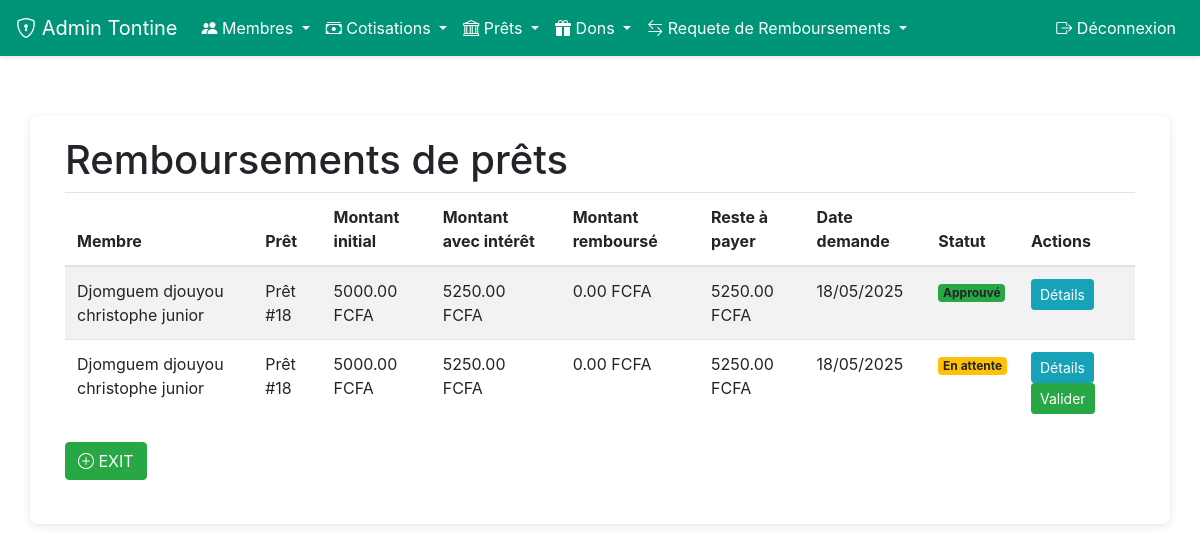
Page /admin-tontine/remboursements-pret/ (signed in) on the committed database.
### application/models.py (models this page shows, shortened)
class Remboursement(models.Model):
    STATUTS = [
        ('P', 'En attente'),
        ('A', 'Approuvé'),
        ('R', 'Rejeté')
    ]
    TYPE_REMBOURSEMENT = [
        ('COT', 'Cotisation'),
        ('PRET', 'Prêt')
    ]
    membre = models.ForeignKey(User, on_delete=models.CASCADE)
    cotisation = models.ForeignKey(Cotisation, on_delete=models.SET_NULL, null=True, blank=True)
    pret = models.ForeignKey(Pret, on_delete=models.SET_NULL, null=True, blank=True)
    montant = models.DecimalField(max_digits=10, decimal_places=2)
    date_demande = models.DateField(auto_now_add=True)
    date_validation = models.DateField(null=True, blank=True)
    statut = models.CharField(max_length=1, choices=STATUTS, default='P')
    type_remboursement = models.CharField(max_length=4, choices=TYPE_REMBOURSEMENT, default='COT')
    commentaire = models.TextField(blank=True, null=True)

class Pret(models.Model):
    STATUT_CHOICES = [
        ('DEM', 'Demande en cours'),
        ('ACC', 'Accepté'),
        ('REF', 'Refusé'),
        ('REM', 'Remboursé')
    ]
    PERIODE_REMBOURSEMENT = [
        ('1M', '1 mois'),
        ('3M', '3 mois'),
        ('6M', '6 mois'),
        ('1A', '1 an')
    ]
    emprunteur = models.ForeignKey(User, on_delete=models.CASCADE, related_name='prets')
    cotisation = models.ForeignKey(Cotisation, on_delete=models.SET_NULL, null=True, blank=True)
    montant = models.DecimalField(max_digits=12, decimal_places=2)
    montant_a_rembourser = models.DecimalField(max_digits=12, decimal_places=2, null=True, blank=True)
    motif = models.TextField()
    date_demande = models.DateTimeField(auto_now_add=True)
    date_approbation = models.DateTimeField(null=True, blank=True)
    statut = models.CharField(max_length=3, choices=STATUT_CHOICES, default='DEM')
    avaliseur = models.ForeignKey(User, on_delete=models.SET_NULL, null=True, blank=True, related_name='prets_avalises')
    periode_remboursement = models.CharField(max_length=2, choices=PERIODE_REMBOURSEMENT, default='1M')
    infos_avaliseur = models.TextField(blank=True, null=True)
    fichier_avaliseur = models.FileField(
        upload_to='avaliseurs/',
        null=True,
        blank=True,
        verbose_name="Fichier d'informations de l'avaliseur (PDF)"
    )
    montant_deja_rembourse = models.DecimalField(
        max_digits=12,
        decimal_places=2,
        default=0
    )
    @property
    def reste_a_rembourser(self):
        return self.montant_a_rembourser - self.montant_deja_rembourse

### application/views.py (the view)
@login_required
@user_passes_test(is_tontine_admin)
def admin_liste_remboursements_pret(request):
    remboursements = Remboursement.objects.filter(
        type_remboursement='PRET'
    ).select_related('membre', 'pret').order_by('-date_demande')
    return render(request, 'admin_tontine/liste_remboursements_pret.html', {
        'remboursements': remboursements
    })

### application/views.py (called while the page is built)
def is_tontine_admin(user):
    return hasattr(user, 'profile') and user.profile.is_tontine_admin

### application/templates/admin_tontine/liste_remboursements_pret.html
{% extends 'bas.html' %}
{% block content %}
<div class="container">
    <h1>Remboursements de prêts</h1>
    <table class="table table-striped">
        <thead>
            <tr>
                <th>Membre</th>
                <th>Prêt</th>
                <th>Montant initial</th>
                <th>Montant avec intérêt</th>
                <th>Montant remboursé</th>
                <th>Reste à payer</th>
                <th>Date demande</th>
                <th>Statut</th>
                <th>Actions</th>
            </tr>
        </thead>
        <tbody>
            {% for remboursement in remboursements %}
            <tr>
                <td>{{ remboursement.membre.get_full_name }}</td>
                <td>Prêt #{{ remboursement.pret.id }}</td>
                <td>{{ remboursement.pret.montant }} FCFA</td>
                <td>{{ remboursement.pret.montant_a_rembourser }} FCFA</td>
                <td>{{ remboursement.pret.montant_deja_rembourse }} FCFA</td>
                <td>{{ remboursement.pret.reste_a_rembourser }} FCFA</td>
                <td>{{ remboursement.date_demande|date:"d/m/Y" }}</td>
                <td>
                    <span class="badge
                        {% if remboursement.statut == 'P' %}bg-warning
                        {% elif remboursement.statut == 'A' %}bg-success
                        {% else %}bg-danger{% endif %}">
                        {{ remboursement.get_statut_display }}
                    </span>
                </td>
                <td>
                    <a href="{% url 'application:admin_detail_remboursement_pret' remboursement.id %}"
                       class="btn btn-info btn-sm">Détails</a>
                    {% if remboursement.statut == 'P' %}
                    <a href="{% url 'application:admin_valider_remboursement_pret' remboursement.id %}"
                       class="btn btn-success btn-sm">Valider</a>
                    {% endif %}
                </td>
            </tr>
            {% empty %}
            <tr>
                <td colspan="9" class="text-center">Aucun remboursement de prêt trouvé</td>
            </tr>
            {% endfor %}
        </tbody>
    </table>
    <div class="d-flex justify-content-between align-items-center mb-4">
        <a href="{% url 'application:admin_tontine_dashboard' %}" class="btn btn-success">
            <i class="bi bi-plus-circle"></i> EXIT
        </a>
    </div>
</div>
{% endblock %}

### application/templates/bas.html (style rules this page uses)
body { margin: 0; padding: 0; background-image: url('https://previews.123rf.com/images/pongmoji/pongmoji1502/pongmoji150200021/36435872-fond-d-%C3%A9cran-int%C3%A9rieur-blanc-la-couleur-de-fond-texture.jpg'); background-size: cover; background-repeat: no-repeat; background-position: center; min-height: 100vh; }

### rows in the picture
Remboursement: membre.get_full_name "Djomguem djouyou christophe junior", pret.id "18", pret.montant "5000.00", pret.montant_a_rembourser "5250.00", pret.montant_deja_rembourse "0.00", pret.reste_a_rembourser "5250.00", date_demande "18/05/2025", statut "Approuvé"
Remboursement: membre.get_full_name "Djomguem djouyou christophe junior", pret.id "18", pret.montant "5000.00", pret.montant_a_rembourser "5250.00", pret.montant_deja_rembourse "0.00", pret.reste_a_rembourser "5250.00", date_demande "18/05/2025", statut "En attente", shows "Valider"
